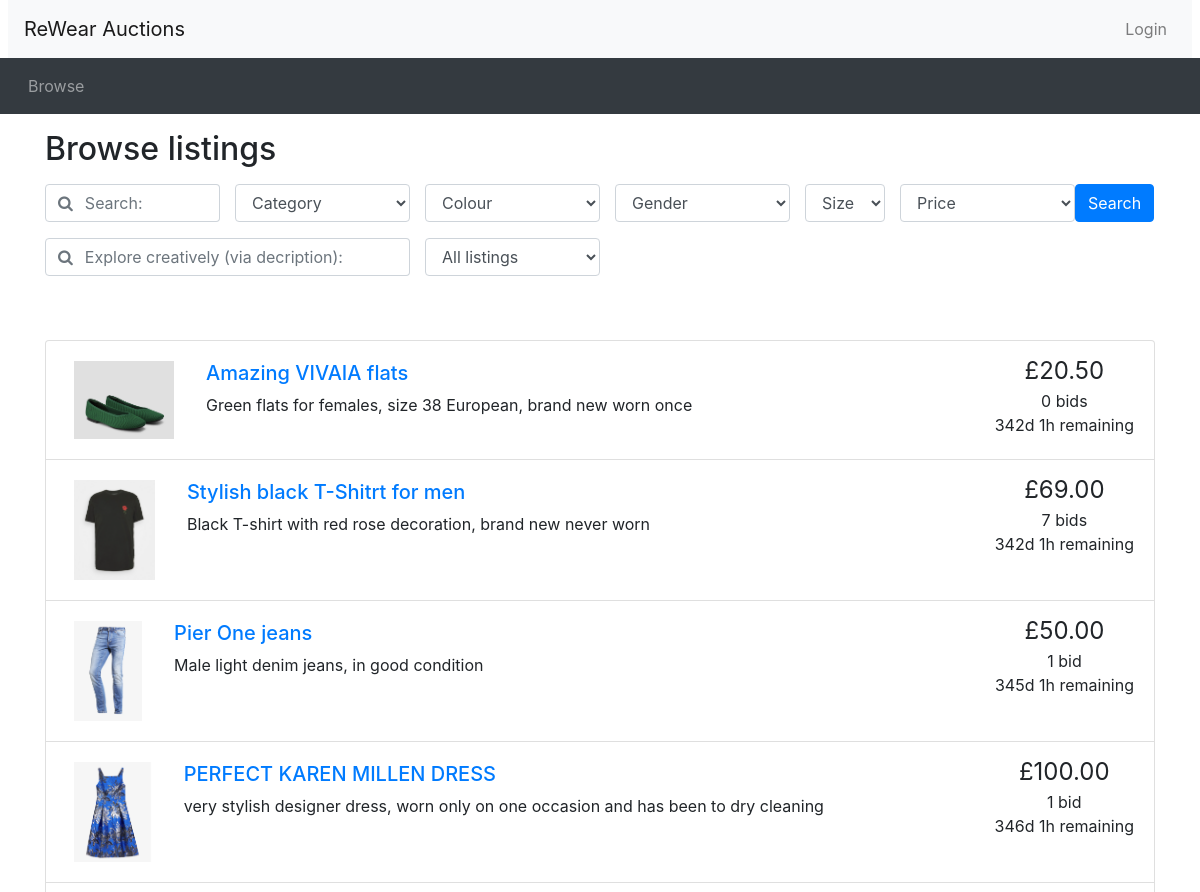
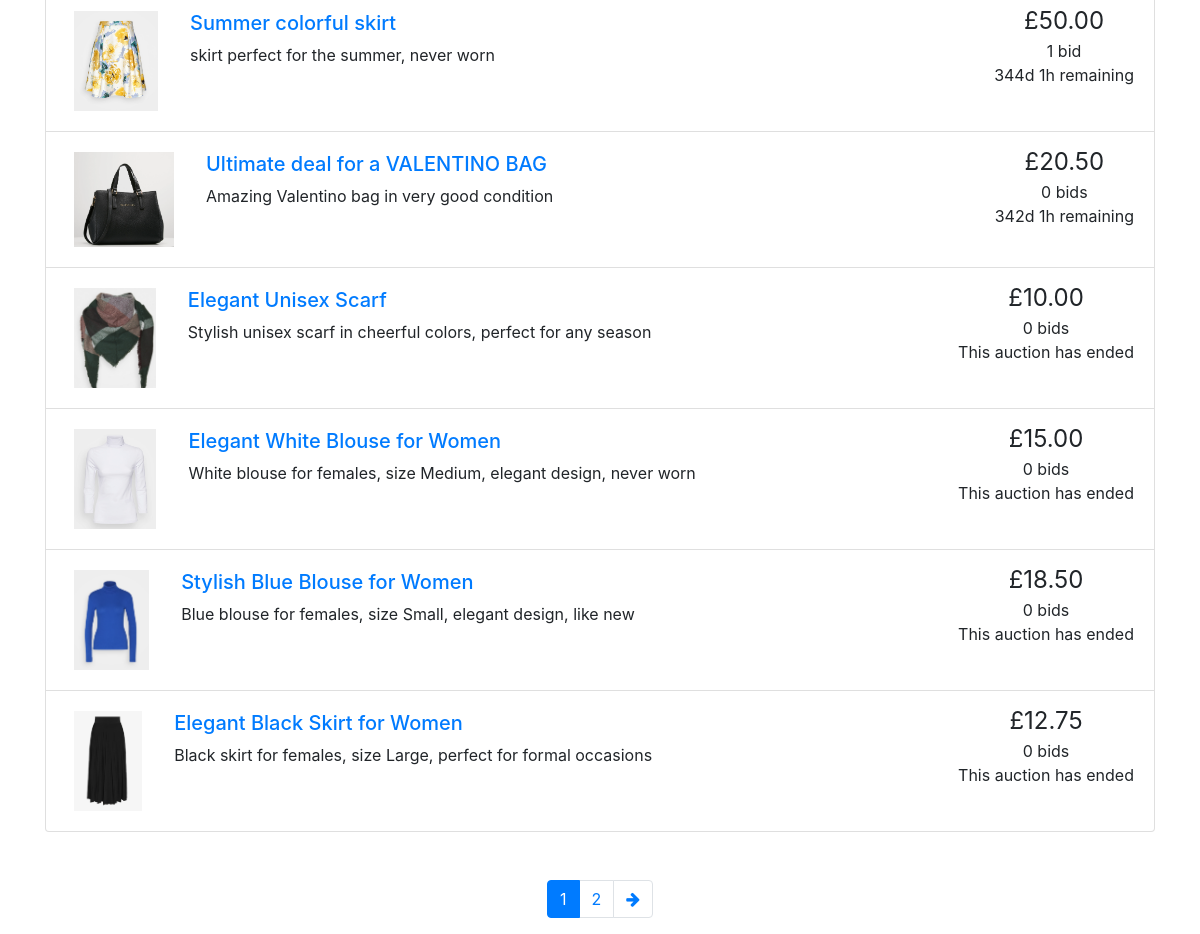
Screenshot of /browse.php with the database file from the repository (2 pictures, top to bottom).
### tables this page shows
CREATE TABLE Auctions (
    auctionID INT(10) AUTO_INCREMENT,
    auctionStartDate DATETIME NOT NULL,
    auctionEndDate DATETIME NOT NULL,
    auctionStartingPrice DOUBLE(10,2) NOT NULL, 
    auctionReservePrice DOUBLE(10,2),
    auctionName VARCHAR(100) NOT NULL,
    auctionDescription VARCHAR(500),
    auctionPicture VARCHAR(100),
    sellerID INT(10) NOT NULL,
    categoryType VARCHAR(100),
    categoryColor VARCHAR(100),
    categoryGender VARCHAR(100),
    categorySize VARCHAR(100),
    ratingValue INT(1) CHECK (ratingValue >= 1 AND ratingValue <= 5),
    ratingText VARCHAR(500),
    winnerID INT(10),
    PRIMARY KEY(auctionID),
    FOREIGN KEY (sellerID) REFERENCES Users (userID) ON UPDATE CASCADE ON DELETE CASCADE,
    FOREIGN KEY (categoryType) REFERENCES CategoryClothsType (categoryType) ON UPDATE CASCADE ON DELETE RESTRICT,
    FOREIGN KEY (categoryColor) REFERENCES CategoryColorType (categoryColor) ON UPDATE CASCADE ON DELETE RESTRICT,
    FOREIGN KEY (categoryGender) REFERENCES categoryGenderType (categoryGender) ON UPDATE CASCADE ON DELETE RESTRICT,
    FOREIGN KEY (categorySize) REFERENCES categorySizeType (categorySize) ON UPDATE CASCADE ON DELETE RESTRICT,
    FOREIGN KEY (winnerID) REFERENCES Users (userID) ON UPDATE CASCADE ON DELETE SET NULL
);

### database_connection.php (called while the page is built, shortened)
<?php
function connect(){
    $configFile = 'Database_host.txt';
    $configData = file($configFile, FILE_IGNORE_NEW_LINES | FILE_SKIP_EMPTY_LINES);
    $dbConfig = [];
    foreach ($configData as $line) {
       list($key, $value) = explode('=', $line);
       $dbConfig[$key] = $value;
    }
    $connection = mysqli_connect($dbConfig['host'],
                                $dbConfig['username'],
                                $dbConfig['password'],
                                $dbConfig['DB_name']);
    return $connection;
}
function send_query($query){
    $connection = connect();
    $result = mysqli_query($connection, $query);
    return $result;
}
?>

### browse.php (the view, shortened to what this page needs)
<?php include_once("header.php")?>
<?php require("utilities.php")?>
<?php require('database_connection.php')?>
<div class="container">
<h2 class="my-3">Browse listings</h2>
<div id="searchSpecs">
<?php
$conn = connect();
$keyword = isset($_GET['keyword']) ? sanitise_input($_GET['keyword']) : "";
$AIkeyword = isset($_GET['AIkeyword']) ? sanitise_input($_GET['AIkeyword']) : "";
$category = isset($_GET['cat']) ? $_GET['cat'] : 'all';
$ordering = isset($_GET['order_by']) ? $_GET['order_by'] : 'Price';
$colour = isset($_GET['colour']) ? $_GET['colour'] : 'all';
$gender = isset($_GET['gender']) ? $_GET['gender'] : 'all';
$size = isset($_GET['size']) ? $_GET['size'] : 'all';
$activeListing = isset($_GET['active']) ? $_GET['active'] : 'all';
$isFormSubmitted = isset($_GET['keyword']) || isset($_GET['cat']) || isset($_GET['colour']) || isset ($_GET['gender']) || isset($_GET['size']) || isset($_GET['order_by']) || isset($_GET['AIkeyword']);
$curr_page = $isFormSubmitted ? 1 : (isset($_GET['page']) ? (int)$_GET['page'] : 1);
?>
<form method="get" action="browse.php">
  <div class="row">
    <div class="col-md-2 pr-0">
      <div class="form-group">
	    <div class="input-group">
          <div class="input-group-prepend">
            <span class="input-group-text bg-transparent pr-0 text-muted">
              <i class="fa fa-search"></i>
            </span>
          </div>
          <input type="text" class="form-control border-left-0" id="keyword" name="keyword" placeholder= "Search:" value ="<?php echo isset($_GET['keyword']) ? htmlspecialchars($_GET['keyword']) : ''; ?>">
        </div>
      </div>
    </div>
    <div class="col-md-2 pr-0">
      <div class="form-group">
        <select class="form-control" id="cat" name="cat">
        <option value="all" <?php echo $category === 'all' ? 'selected' : '' ?>>Category</option>
        </select>
      </div>
    </div>
    <div class="col-md-2 pr-0">
  <div class="form-group">
    <select class="form-control" id="colour" name="colour">
    <option value="all" <?php echo $colour === 'all' ? 'selected' : '' ?>>Colour</option>
    </select>
  </div>
</div>
<div class="col-md-2 pr-0">
  <div class="form-group">
    <select class="form-control" id="gender" name="gender">
      <option value="all">Gender</option>
    </select>
  </div>
</div>
<div class="col-md-1 pr-0">
  <div class="form-group">
    <select class="form-control" id="size" name="size">
      <option value="all">Size</option>
    </select>
  </div>
</div>
    <div class="col-md-2 pr-0">
      <div class="form-group">
        <select class="form-control" id="order_by" name="order_by">
        <option value = "Price" >Price</option>
        </select>
      </div>
    </div>
    <div class="col-md-1 px-0">
      <button type="submit" class="btn btn-primary">Search</button>
    </div>
  </div>
  <div class="row">
    <div class="col-md-4 pr-0">
  <div class="form-group">
      <div class="form-group">
	    <div class="input-group">
          <div class="input-group-prepend">
            <span class="input-group-text bg-transparent pr-0 text-muted">
              <i class="fa fa-search"></i>
            </span>
          </div>
         <input type="text" class="form-control border-left-0" id="AIkeyword" name="AIkeyword" placeholder= "Explore creatively (via decription):" value ="<?php echo isset($_GET['AIkeyword']) ? htmlspecialchars($_GET['AIkeyword']) : ''; ?>">
        </div>
      </div>
    </div>
</div>
</form>
<div class="col-md-2 pr-0">
        <div class="form-group">
          <select class="form-control" id="active" name="active">
          <option value = "all" >All listings</option>
          </select>
        </div>
      </div>
    </div>
  </div>
<?php
$result = null;
$results_per_page = 10;
$start_from = ($curr_page - 1) * $results_per_page;
$currentDateTime = date('Y-m-d H:i:s');
if ($isFormSubmitted) {
$query ='SELECT
            a.auctionID,
            a.auctionName,
            a.auctionStartingPrice,
            a.auctionDescription,
            a.categoryType,
            a.auctionEndDate,
            a.categoryColor,
            a.categoryGender,
            a.categorySize,
            a.auctionStartingPrice,
            a.auctionPicture,
            mb.highestBid,
            COALESCE(mb.highestBid, a.auctionStartingPrice) as currentPrice,
            COUNT(b.bidID) as numBids
          FROM
            Auctions a
          LEFT JOIN
          Bids b ON a.auctionID = b.auctionID
          LEFT JOIN
            (SELECT
                auctionID,
                MAX(bidValue) AS highestBid
            FROM
                Bids
            GROUP BY
                auctionID
            ) mb ON a.auctionID = mb.auctionID
            WHERE 1';
    $countQuery = "SELECT COUNT(DISTINCT a.auctionID) AS total FROM Auctions a LEFT JOIN Bids b ON a.auctionID = b.auctionID LEFT JOIN (SELECT auctionID, MAX(bidValue) AS highestBid FROM Bids GROUP BY auctionID) mb ON a.auctionID = mb.auctionID WHERE 1";
  if (!empty($keyword) && !empty($AIkeyword)) {
    $combinedSearchTerm = mysqli_real_escape_string($conn, $keyword . ' ' . $AIkeyword);
    $query .= " AND MATCH (auctionDescription) AGAINST ('" . $combinedSearchTerm . "' IN NATURAL LANGUAGE MODE) ";
    $countQuery .= " AND MATCH (auctionDescription) AGAINST ('" . $combinedSearchTerm . "' IN NATURAL LANGUAGE MODE) ";
  } else {
    if (!empty($AIkeyword)) {
      $AIkeyword = mysqli_real_escape_string($conn, $AIkeyword);
      $query .= " AND MATCH (auctionDescription) AGAINST ('" . $AIkeyword . "' IN NATURAL LANGUAGE MODE) ";
      $countQuery .= " AND MATCH (auctionDescription) AGAINST ('" . $AIkeyword . "' IN NATURAL LANGUAGE MODE) ";
  }
  if (!empty($keyword)) {
      $keyword = mysqli_real_escape_string($conn, $keyword);
      $query .= " AND MATCH (auctionName) AGAINST ('" . $keyword . "' IN NATURAL LANGUAGE MODE) ";
      $countQuery .= " AND MATCH (auctionName) AGAINST ('" . $keyword . "' IN NATURAL LANGUAGE MODE) ";
  }
}
  if ($category != 'all') {
    $category = mysqli_real_escape_string($conn,$category);
    $query .=  " AND categoryType = '" . $category . "' ";
    $countQuery .=  " AND categoryType = '" . $category . "' ";
  }
  if ($colour != 'all') {
    $colour = mysqli_real_escape_string($conn, $colour);
    $query .= " AND categoryColor = '" . $colour . "' ";
    $countQuery .= " AND categoryColor = '" . $colour . "' ";
  }
if ($gender != 'all') {
  $gender = mysqli_real_escape_string($conn, $gender);
  $query .= " AND categoryGender = '" .$gender . "' ";
  $countQuery .= " AND categoryGender =  '" .$gender . "' ";
}
if ($activeListing === 'active') {
  $activeListing = mysqli_real_escape_string($conn, $activeListing);
  $query .= " AND a.auctionEndDate > '" . $currentDateTime . "' ";
  $countQuery .= " AND a.auctionEndDate > '" . $currentDateTime . "' ";
}
if ($size != 'all') {
  $size = mysqli_real_escape_string($conn, $size);
  $query .= " AND categorySize = '" .$size . "' ";
  $countQuery .= " AND categorySize = '" .$size . "' ";
}
$query .= ' GROUP BY a.auctionID, a.auctionName, a.auctionStartingPrice, a.auctionDescription, a.categoryType, a.auctionEndDate, a.categoryColor, a.categoryGender, a.categorySize';
  switch($ordering) {
    case 'pricelow':
      $query .= ' ORDER BY COALESCE (mb.highestBid, a.auctionStartingPrice) ASC ';
      break;
    case 'pricehigh':
      $query .= ' ORDER BY COALESCE (mb.highestBid, a.auctionStartingPrice) DESC ';
      break;
    case 'date':
      $query .= ' ORDER BY auctionEndDate ASC ';
      break;
    }
    $countQuery .= ' GROUP BY a.auctionID';
    $query .= " LIMIT $start_from, $results_per_page";
  $paginationCount = send_query($countQuery);
  if (!$paginationCount){
  die('SQL error: ln 378 paginationresult '.mysqli_error($conn));
  }
  $result = send_query($query);
  if (!$result){
      die('SQL error: '.mysqli_error($conn));
  }
} else {
  $defaultCountQuery = "SELECT COUNT(DISTINCT a.auctionID) AS total FROM Auctions a LEFT JOIN Bids b ON a.auctionID = b.auctionID LEFT JOIN (SELECT auctionID, MAX(bidValue) AS highestBid FROM Bids GROUP BY auctionID) mb ON a.auctionID = mb.auctionID WHERE 1";
  $defaultQuery = "SELECT
  a.auctionID,
  a.auctionName,
  a.auctionStartingPrice,
  a.auctionDescription,
  a.categoryType,
  a.auctionEndDate,
  a.categoryColor,
  a.categoryGender,
  a.categorySize,
  a.auctionStartingPrice,
  a.auctionPicture,
  mb.highestBid,
  COALESCE(mb.highestBid, a.auctionStartingPrice) as currentPrice,
  COUNT(b.bidID) as numBids
FROM
  Auctions a
LEFT JOIN
Bids b ON a.auctionID = b.auctionID
LEFT JOIN
  (SELECT
      auctionID,
      MAX(bidValue) AS highestBid
  FROM
      Bids
  GROUP BY
      auctionID
  ) mb ON a.auctionID = mb.auctionID
  WHERE 1";
$defaultQuery .= ' GROUP BY a.auctionID';
$defaultCountQuery .= ' GROUP BY a.auctionID';
$defaultQuery .= " LIMIT $start_from, $results_per_page";
$paginationCount = send_query($defaultCountQuery);
$result = send_query($defaultQuery);
}
$num_results = mysqli_num_rows($paginationCount);
$max_page = ceil($num_results / $results_per_page);
?>
<div class="container mt-5">
<?php
if (mysqli_num_rows($result)==0) {
  echo '<p> ! ! ! No listings were found under the given criteria ! ! ! </p>';
} else {
  ?>
<ul class="list-group">
<?php
  while ($row = mysqli_fetch_assoc($result)){
    $item_id = $row['auctionID'];
    $title = $row['auctionName'];
    $description = $row['auctionDescription'];
    $current_price = isset($row['highestBid']) ? $row['highestBid'] : $row['auctionStartingPrice'];
    $num_bids = $row['numBids'];
    $end_date = new DateTime($row['auctionEndDate']);
    $auctionPicture = $row['auctionPicture'];
    print_listing_li($item_id, $title, $description, $current_price, $num_bids, $end_date, $auctionPicture);
  }
}
?>
</ul>
<nav aria-label="Search results pages" class="mt-5">
  <ul class="pagination justify-content-center">
<?php
  $querystring = "";
  $high_page_boost = max(3 - $curr_page, 0);
  $low_page_boost = max(2 - ($max_page - $curr_page), 0);
  $low_page = max(1, $curr_page - 2 - $low_page_boost);
  $high_page = min($max_page, $curr_page + 2 + $high_page_boost);
  for ($i = $low_page; $i <= $high_page; $i++) {
    if ($i == $curr_page) {
    echo '<li class="page-item active"><a class="page-link" href="#">' . $i . '</a></li>';
    } else {
      echo '<li class="page-item"><a class="page-link" href="browse.php?' . $querystring . 'page=' . $i . '">' . $i . '</a></li>';
    }
  }
  if ($curr_page != $max_page) {
    echo('
    <li class="page-item">
      <a class="page-link" href="browse.php?' . $querystring . 'page=' . ($curr_page + 1) . '" aria-label="Next">
        <span aria-hidden="true"><i class="fa fa-arrow-right"></i></span>
        <span class="sr-only">Next</span>
      </a>
    </li>');
  }
?>
  </ul>
</nav>
</div>
<?php include_once("footer.php")?>

### utilities.php (shortened to what this page needs)
<?php
function display_time_remaining($interval) {
    if ($interval->days == 0 && $interval->h == 0) {
      $time_remaining = $interval->format('%im %Ss');
    }
    else if ($interval->days == 0) {
      $time_remaining = $interval->format('%hh %im');
    }
    else {
      $time_remaining = $interval->format('%ad %hh');
    }
  return $time_remaining;
}
function print_listing_li($item_id, $title, $desc, $price, $num_bids, $end_time, $auctionPicture)
{
  if (strlen($desc) > 250) {
    $desc_shortened = substr($desc, 0, 250) . '...';
  }
  else {
    $desc_shortened = $desc;
  }
  if ($num_bids == 1) {
    $bid = ' bid';
  }
  else {
    $bid = ' bids';
  }
  $now = new DateTime();
  if ($now > $end_time) {
    $time_remaining = 'This auction has ended';
  }
  else {
    $time_to_end = date_diff($now, $end_time);
    $time_remaining = display_time_remaining($time_to_end) . ' remaining';
  }
  echo('
    <li class="list-group-item d-flex justify-content-between align-items-start">
    <div class="p-2 mr-3">
    <img src="' . $auctionPicture . '" alt="' . $title . ' Image" style=" max-width:100px; max-height:100px;">
  </div>
    <div class="p-2 mr-5 flex-grow-1"><h5><a href="listing.php?item_id=' . $item_id . '">' . $title . '</a></h5>' . $desc_shortened . '</div>
    <div class="text-center text-nowrap"><span style="font-size: 1.5em">£' . number_format($price, 2) . '</span><br/>' . $num_bids . $bid . '<br/>' . $time_remaining . '</div>
  </li>'
  );
}
?>

### rows the page displays
auctions: auctionPicture (picture), auctionName "Amazing VIVAIA flats", auctionDescription "Green flats for females, size 38 European, brand new worn once", price "20.50", num_bids "0", bid "bids", time_remaining "342d 1h remaining"
auctions: auctionPicture (picture), auctionName "Stylish black T-Shitrt for men", auctionDescription "Black T-shirt with red rose decoration, brand new never worn", price "69.00", num_bids "7", bid "bids", time_remaining "342d 1h remaining"
auctions: auctionPicture (picture), auctionName "Pier One jeans", auctionDescription "Male light denim jeans, in good condition", price "50.00", num_bids "1", bid "bid", time_remaining "345d 1h remaining"
auctions: auctionPicture (picture), auctionName "PERFECT KAREN MILLEN DRESS", auctionDescription "very stylish designer dress, worn only on one occasion and has been to dry cleaning", price "100.00", num_bids "1", bid "bid", time_remaining "346d 1h remaining"
auctions: auctionPicture (picture), auctionName "Summer colorful skirt", auctionDescription "skirt perfect for the summer, never worn", price "50.00", num_bids "1", bid "bid", time_remaining "344d 1h remaining"
auctions: auctionPicture (picture), auctionName "Ultimate deal for a VALENTINO BAG", auctionDescription "Amazing Valentino bag in very good condition", price "20.50", num_bids "0", bid "bids", time_remaining "342d 1h remaining"
auctions: auctionPicture (picture), auctionName "Elegant Unisex Scarf", auctionDescription "Stylish unisex scarf in cheerful colors, perfect for any season", price "10.00", num_bids "0", bid "bids", time_remaining "This auction has ended"
auctions: auctionPicture (picture), auctionName "Elegant White Blouse for Women", auctionDescription "White blouse for females, size Medium, elegant design, never worn", price "15.00", num_bids "0", bid "bids", time_remaining "This auction has ended"
auctions: auctionPicture (picture), auctionName "Stylish Blue Blouse for Women", auctionDescription "Blue blouse for females, size Small, elegant design, like new", price "18.50", num_bids "0", bid "bids", time_remaining "This auction has ended"
auctions: auctionPicture (picture), auctionName "Elegant Black Skirt for Women", auctionDescription "Black skirt for females, size Large, perfect for formal occasions", price "12.75", num_bids "0", bid "bids", time_remaining "This auction has ended"
